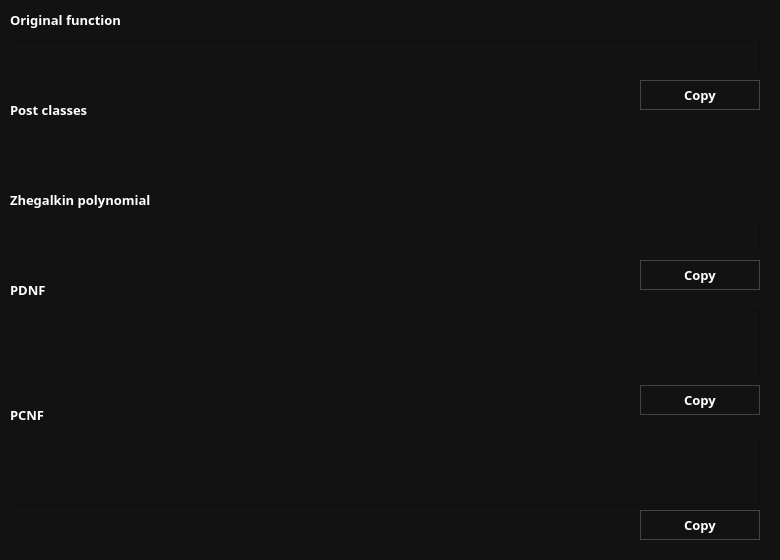
<?xml version="1.0" encoding="UTF-8"?>
<ui version="4.0">
 <class>MainWindow</class>
 <widget class="QMainWindow" name="MainWindow">
  <property name="geometry">
   <rect>
    <x>0</x>
    <y>0</y>
    <width>780</width>
    <height>560</height>
   </rect>
  </property>
  <property name="windowTitle">
   <string>BoolBoolator - Result</string>
  </property>
  <widget class="QWidget" name="centralwidget">
   <property name="styleSheet">
    <string notr="true">QWidget {
	color: white;
	background-color: #121212;
	font-family: Rubik;
	font-size: 10pt;
	font-weight: 600;
}

QPushButton {
	background-color: transparent;
	border: 1px solid #49423d;
}

QPushButton:hover {
	background-color: #666;
}

QPushButton:!hover {
	background-color: transparent;
}

QPushButton:pressed {
	background-color: #24b3a7;
}
</string>
   </property>
   <widget class="QLabel" name="NamePDNF">
    <property name="geometry">
     <rect>
      <x>10</x>
      <y>280</y>
      <width>160</width>
      <height>20</height>
     </rect>
    </property>
    <property name="text">
     <string>PDNF</string>
    </property>
   </widget>
   <widget class="QTextEdit" name="PDNF">
    <property name="geometry">
     <rect>
      <x>10</x>
      <y>310</y>
      <width>750</width>
      <height>70</height>
     </rect>
    </property>
    <property name="readOnly">
     <bool>true</bool>
    </property>
    <property name="html">
     <string>&lt;!DOCTYPE HTML PUBLIC &quot;-//W3C//DTD HTML 4.0//EN&quot; &quot;http://www.w3.org/TR/REC-html40/strict.dtd&quot;&gt;
&lt;html&gt;&lt;head&gt;&lt;meta name=&quot;qrichtext&quot; content=&quot;1&quot; /&gt;&lt;style type=&quot;text/css&quot;&gt;
p, li { white-space: pre-wrap; }
&lt;/style&gt;&lt;/head&gt;&lt;body style=&quot; font-family:'Rubik'; font-size:10pt; font-weight:600; font-style:normal;&quot;&gt;
&lt;p style=&quot;-qt-paragraph-type:empty; margin-top:0px; margin-bottom:0px; margin-left:0px; margin-right:0px; -qt-block-indent:0; text-indent:0px;&quot;&gt;&lt;br /&gt;&lt;/p&gt;&lt;/body&gt;&lt;/html&gt;</string>
    </property>
   </widget>
   <widget class="QLabel" name="NamePCNF">
    <property name="geometry">
     <rect>
      <x>10</x>
      <y>405</y>
      <width>160</width>
      <height>20</height>
     </rect>
    </property>
    <property name="text">
     <string>PCNF</string>
    </property>
   </widget>
   <widget class="QTextEdit" name="PCNF">
    <property name="geometry">
     <rect>
      <x>10</x>
      <y>435</y>
      <width>750</width>
      <height>70</height>
     </rect>
    </property>
    <property name="readOnly">
     <bool>true</bool>
    </property>
   </widget>
   <widget class="QLabel" name="NameZhegalkin">
    <property name="geometry">
     <rect>
      <x>10</x>
      <y>190</y>
      <width>190</width>
      <height>20</height>
     </rect>
    </property>
    <property name="text">
     <string>Zhegalkin polynomial</string>
    </property>
   </widget>
   <widget class="QTextEdit" name="Zhegalkin">
    <property name="geometry">
     <rect>
      <x>10</x>
      <y>220</y>
      <width>750</width>
      <height>35</height>
     </rect>
    </property>
    <property name="readOnly">
     <bool>true</bool>
    </property>
   </widget>
   <widget class="QLabel" name="NameClasses">
    <property name="geometry">
     <rect>
      <x>10</x>
      <y>100</y>
      <width>120</width>
      <height>20</height>
     </rect>
    </property>
    <property name="layoutDirection">
     <enum>Qt::LeftToRight</enum>
    </property>
    <property name="text">
     <string>Post classes</string>
    </property>
    <property name="alignment">
     <set>Qt::AlignLeading|Qt::AlignLeft|Qt::AlignVCenter</set>
    </property>
   </widget>
   <widget class="QTextEdit" name="Classes">
    <property name="geometry">
     <rect>
      <x>10</x>
      <y>130</y>
      <width>300</width>
      <height>35</height>
     </rect>
    </property>
    <property name="readOnly">
     <bool>true</bool>
    </property>
   </widget>
   <widget class="QLabel" name="NameFunction">
    <property name="geometry">
     <rect>
      <x>10</x>
      <y>10</y>
      <width>150</width>
      <height>20</height>
     </rect>
    </property>
    <property name="text">
     <string>Original function</string>
    </property>
   </widget>
   <widget class="QTextEdit" name="OriginalExp">
    <property name="geometry">
     <rect>
      <x>10</x>
      <y>40</y>
      <width>750</width>
      <height>35</height>
     </rect>
    </property>
    <property name="readOnly">
     <bool>true</bool>
    </property>
   </widget>
   <widget class="QPushButton" name="CopyPDNF">
    <property name="geometry">
     <rect>
      <x>640</x>
      <y>385</y>
      <width>120</width>
      <height>30</height>
     </rect>
    </property>
    <property name="text">
     <string>Copy</string>
    </property>
   </widget>
   <widget class="QPushButton" name="CopyPCNF">
    <property name="geometry">
     <rect>
      <x>640</x>
      <y>510</y>
      <width>120</width>
      <height>30</height>
     </rect>
    </property>
    <property name="text">
     <string>Copy</string>
    </property>
   </widget>
   <widget class="QPushButton" name="CopyZhegalkin">
    <property name="geometry">
     <rect>
      <x>640</x>
      <y>260</y>
      <width>120</width>
      <height>30</height>
     </rect>
    </property>
    <property name="text">
     <string>Copy</string>
    </property>
   </widget>
   <widget class="QPushButton" name="CopyFunc">
    <property name="geometry">
     <rect>
      <x>640</x>
      <y>80</y>
      <width>120</width>
      <height>30</height>
     </rect>
    </property>
    <property name="text">
     <string>Copy</string>
    </property>
   </widget>
  </widget>
 </widget>
 <resources/>
 <connections/>
</ui>
